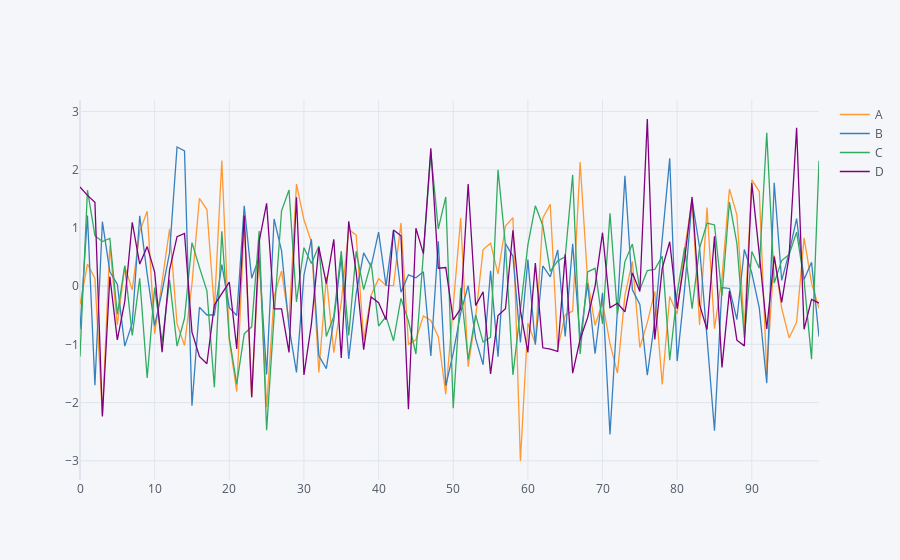

Here is the notebook cell this chart was saved with:
### Code cell
#interactive plot
df.iplot()
